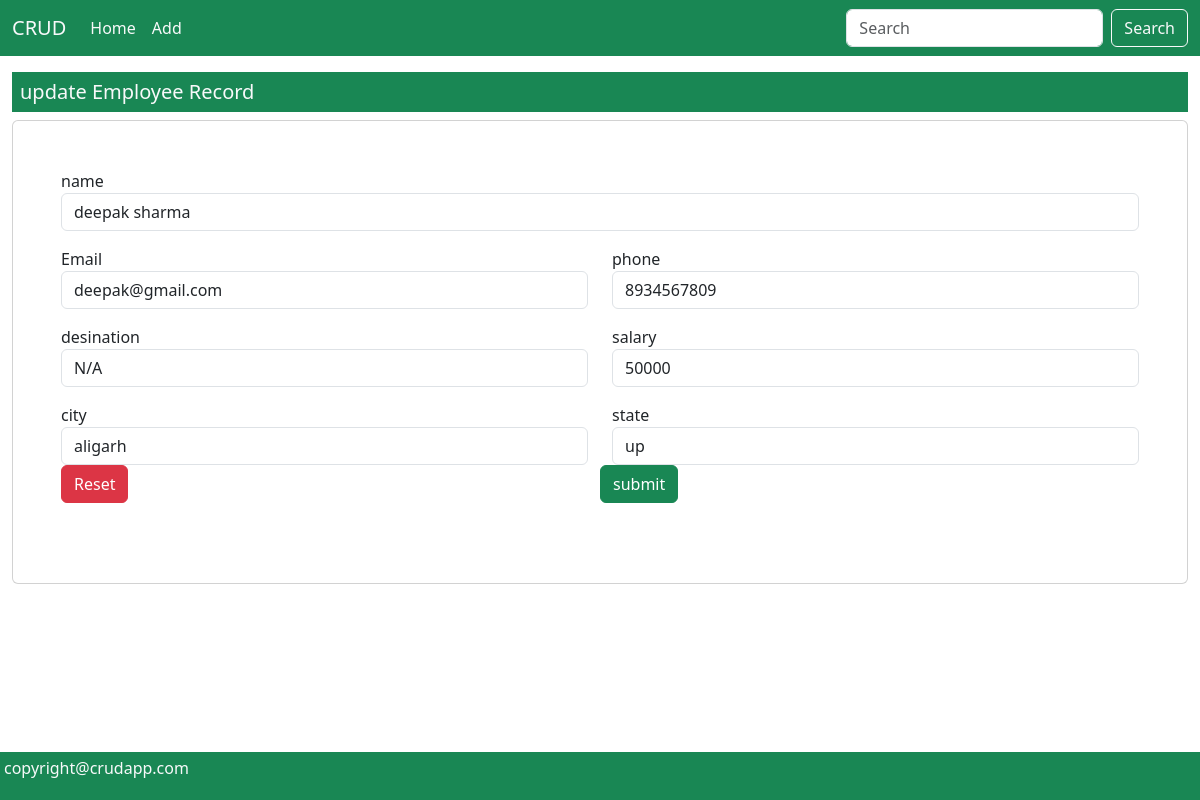
The app's page /update/2/ with its own data.
### mainapp/models.py (models this page shows)
class Employee(models.Model):
    id = models.AutoField(primary_key=True)
    name = models.CharField(max_length=20)
    email = models.EmailField(max_length=30)
    phone = models.CharField(max_length=15)
    dsg = models.CharField(max_length=20)
    salary = models.IntegerField()
    city = models.CharField(max_length=20,default="",null=True,blank=True)
    state = models.CharField(max_length=20,default="",null=True,blank=True)

### mainapp/views.py (the view, shortened to what this page needs)
# urls.py: path('update/<int:num>/',views.updatePage),
def updatePage(Request,num):
    data = Employee.objects.get(id=num)
    if(data):
        return render(Request,"update.html",{'data':data})
    return HttpResponseRedirect("/")

### mainapp/templates/update.html (shortened to what this page needs)
{% extends 'index.html' %}
{% load static %}
{% block body %}
<div class="container-fluid my-3">
    <h5 class="bg-success text-centre text-light p-2">update Employee Record</h5>
    <div class="card p-5">
        <form action="" method="post">
            <div class="mb-3">
                <label>name</label>
                <input type="text" name="name" value="{{data.name}}" required placeholder="Enter full name : " class="form-control">
            </div>
            <div class="row mb-3">
                <div class="col-md-6">
                    <lable>Email</lable>
                    <input type="text" name="Email" value="{{data.email}}" required placeholder="Enter your Email" : class="form-control">
                </div>
                <div class="col-md-6">
                    <lable>phone</lable>
                    <input type="text" name="phone" value="{{data.phone}}" required placeholder="Enter your phone num" : class="form-control">
                </div>
            </div>
            <div class="row mb-3">
                <div class="col-md-6">
                    <lable>desination</lable>
                    <input type="text" name="dsg" value="{{data.dsg}}" required placeholder="Enter your dsg" : class="form-control">
                </div>
                <div class="col-md-6">
                    <lable>salary</lable>
                    <input type="text" name="salary" value="{{data.salary}}"required placeholder="Enter your salary" : class="form-control">
                </div>
            </div>
            <div>
                <div class="row mb-3">
                    <div class="col-md-6">
                        <lable>city</lable>
                        <input type="text" name="city" value="{{data.city}}" placeholder="Enter your city" : class="form-control">
                    </div>
                    <div class="col-md-6">
                        <lable>state</lable>
                        <input type="text" name="state" value="{{data.state}}" placeholder="Enter your state" : class="form-control">
                    </div>
                    <div class="row mb-3">
                        <div class="col-6">
                            <button type="reset" class="btn btn-danger w-100-sm">Reset</button>
                        </div>
                        <div class="col-6">
                            <button type="submit" class="btn btn-success w-100-sm">submit</button>
                        </div>
                    </div>
        </form>
    </div>
</div>
{% endblock %}

### records on screen
Employee: name "deepak sharma", Email "deepak@gmail.com", phone "8934567809", dsg "N/A", salary "50000", city "aligarh", state "up"
